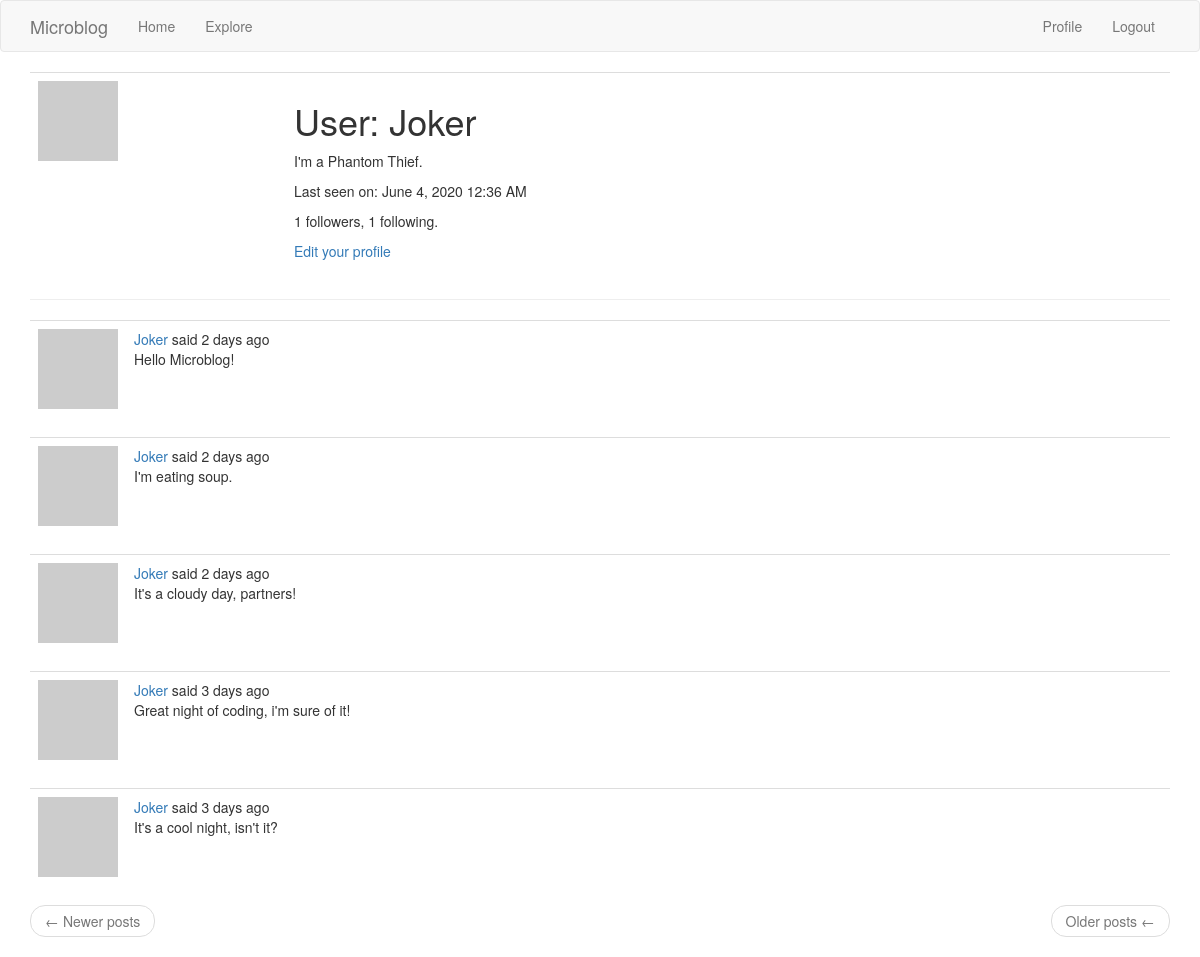
Page /user/Joker (signed in) on the earlier database version.
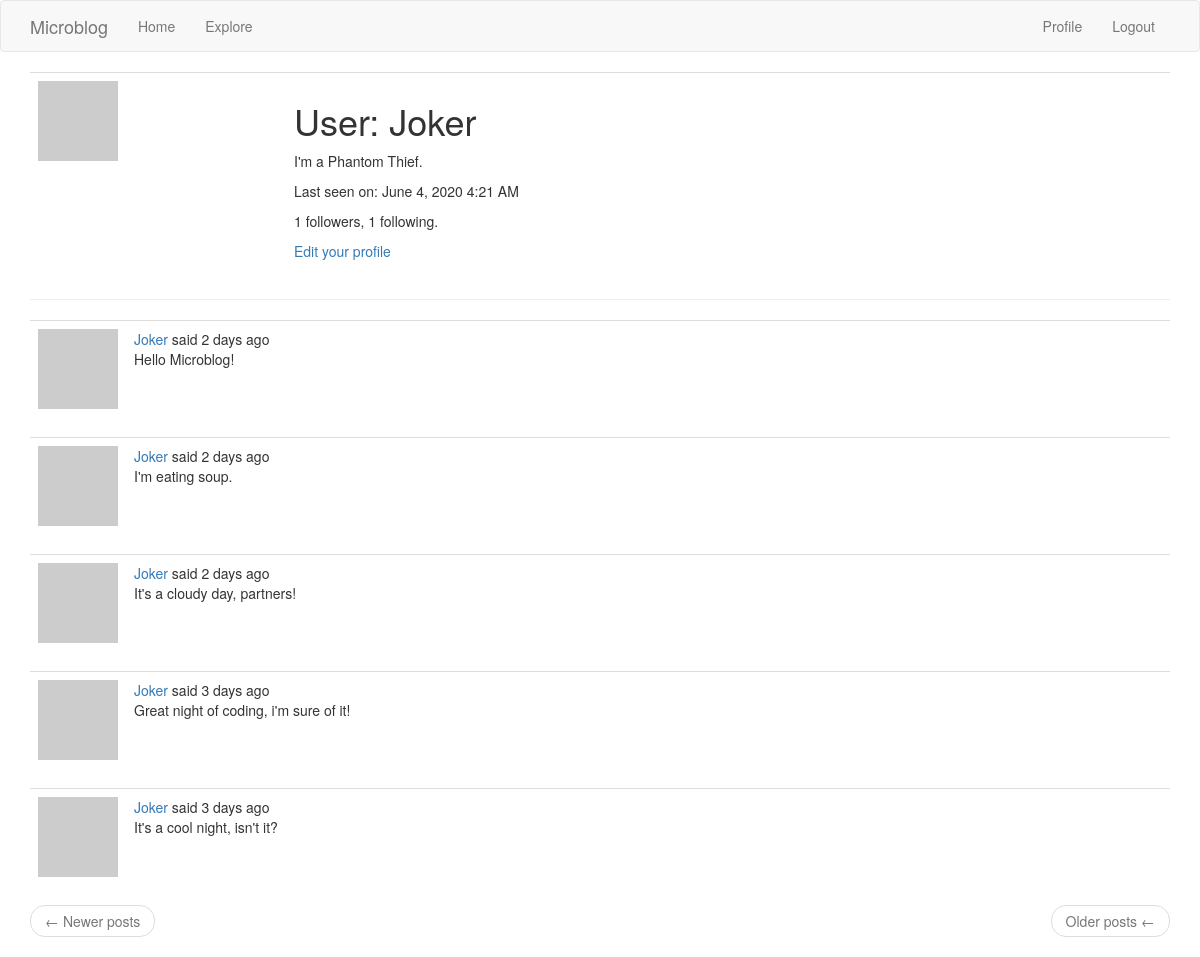
Same page on the later database version.
### app/models.py (models this page shows, shortened)
class User(UserMixin, db.Model):
    __tablename__ = "user"
    id = db.Column(db.Integer, primary_key=True)
    username = db.Column(db.String(64), index=True, unique=True)
    email = db.Column(db.String(120), index=True, unique=True)
    password_hash = db.Column(db.String(128))
    posts = db.relationship('Post', backref='author', lazy='dynamic')
    about_me = db.Column(db.String(140))
    last_seen = db.Column(db.DateTime, default=datetime.utcnow)
    followed = db.relationship(
        'User', secondary=followers,
        primaryjoin=(followers.c.follower_id == id),
        secondaryjoin=(followers.c.followed_id == id),
        backref=db.backref('followers', lazy='dynamic'), lazy='dynamic'
    )
    @login.user_loader
    def load_user(id):
        return User.query.get(int(id))
    def avatar(self, size):
        digest = md5(self.email.lower().encode('utf-8')).hexdigest()
        return 'https://www.gravatar.com/avatar/{}?d=identicon&s={}'.format(digest, size)

class Post(db.Model):
    __tablename__ = "post"
    id = db.Column(db.Integer, primary_key=True)
    body = db.Column(db.String(140))
    timestamp = db.Column(db.DateTime, index=True, default=datetime.utcnow)
    user_id = db.Column(db.Integer, db.ForeignKey('user.id'))

### app/routes.py (the view)
@app.route('/user/<username>')
@login_required
def user(username):
    user = User.query.filter_by(username=username).first_or_404()
    page = request.args.get('page', 1, type=int)
    posts = user.posts.order_by(Post.timestamp.desc()).paginate(
        page, app.config['POSTS_PER_PAGE'], False)
    next_url = url_for('user', username=user.username, page=posts.next_num) \
        if posts.has_next else None
    prev_url = url_for('user', username=user.username, page=posts.prev_num) \
        if posts.has_prev else None
    form = EmptyForm()
    return render_template('user.html', user=user, posts=posts.items,
                            next_url=next_url, prev_url=prev_url, form=form)

### app/routes.py (called while the page is built)
@app.before_request
def before_request():
    if current_user.is_authenticated:
        current_user.last_seen = datetime.utcnow()
        db.session.commit()

### app/templates/user.html (shortened to what this page needs)
{% extends "layout.html" %}
{% block app_content %}
    <table class="table table-hover">
        <tr>
            <td width="256px">
                <img src="{{ user.avatar(128) }}"/>
            </td>
            <td>
                <h1>{{ _('User:')}} {{ user.username }}</h1>
                {% if user.about_me %}<p>{{ user.about_me }}</p>{% endif %}
                {% if user.last_seen %}<p>{{ _('Last seen on:') }} {{ moment(user.last_seen).format('LLL') }}</p>{% endif %}
                <p>{{ user.followers.count() }} {{ _('followers,') }} {{ user.followed.count() }} {{ _('following.') }}</p>
                {% if user == current_user %}
                <p><a href="{{ url_for('edit_profile') }}">{{ _('Edit your profile') }}</a></p>
                {% endif %}
            </td>
        </tr>
    </table>
    <hr/>
    {% for post in posts %}
        {% include '_post.html' %}
    {% endfor %}
    <nav aria-label="...">
        <ul class="pager">
            <li class="previous{% if not prev_url %} disabled {% endif %}">
                <a href="{{ prev_url or '#' }}">
                    <span aria-hidden="true">&larr;</span> {{ _('Newer posts') }}
                </a>
            </li>
            <li class="next{% if not next_url %} disabled {% endif %}">
                <a href="{{ next_url or '#' }}">
                    {{ _('Older posts') }} <span aria-hidden="true">&larr;</span>
                </a>
            </li>
        </ul>
    </nav>
{% endblock %}

### app/templates/layout.html (shortened to what this page needs)
{% extends 'bootstrap/base.html' %}
{% block navbar %}
    <nav class="navbar navbar-default">
        <div class="container">
            <div class="navbar-header">
                <a class="navbar-brand" href="{{ url_for('index') }}">Microblog</a>
            </div>
            <div class="collapse navbar-collapse" id="bs-navbar-collapse-1">
                <ul class="nav navbar-nav">
                    <li><a href="{{ url_for('index') }}">{{_('Home')}}</a></li>
                    <li><a href="{{ url_for('explore') }}">{{_('Explore')}}</a></li>
                </ul>
                <ul class="nav navbar-nav navbar-right">
                    {% if current_user.is_anonymous %}
                    <li><a href="{{ url_for('login') }}">{{_('Login')}}</a></li>
                    {% else %}
                    <li><a href="{{ url_for('user', username=current_user.username) }}">{{_('Profile')}}</a></li>
                    <li><a href="{{ url_for('logout') }}">{{_('Logout')}}</a></li>
                    {% endif %}
                </ul>
            </div>
        </div>
    </nav>
{% endblock %}
{% block content %}
    <div class="container">
        {% block app_content %}{% endblock %}
    </div>
{% endblock %}

### app/templates/_post.html (shortened to what this page needs)
<table class="table table-hover">
    <tr>
        <td width="70px">
            <a href="{{ url_for('user', username=post.author.username) }}">
                <img src="{{ post.author.avatar(36) }}">
            </a>
        </td>
        <td>
            {{ _('%(username)s said %(when)s',
                username=user_link, when=moment(post.timestamp).fromNow())}}
            <br/>
            {{ post.body }}
        </td>
    </tr>
</table>

Differences in the rows shown:
changed User "Joker": last_seen "June 4, 2020 12:36 AM" → "June 4, 2020 4:21 AM"
